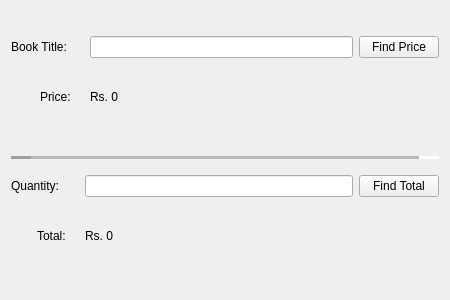
<?xml version="1.0" encoding="UTF-8"?>
<ui version="4.0">
 <class>Form</class>
 <widget class="QWidget" name="Form">
  <property name="geometry">
   <rect>
    <x>0</x>
    <y>0</y>
    <width>450</width>
    <height>300</height>
   </rect>
  </property>
  <property name="windowTitle">
   <string>Form</string>
  </property>
  <layout class="QVBoxLayout" name="verticalLayout">
   <item>
    <spacer name="verticalSpacer">
     <property name="orientation">
      <enum>Qt::Vertical</enum>
     </property>
     <property name="sizeType">
      <enum>QSizePolicy::Fixed</enum>
     </property>
     <property name="sizeHint" stdset="0">
      <size>
       <width>10</width>
       <height>25</height>
      </size>
     </property>
    </spacer>
   </item>
   <item>
    <layout class="QGridLayout" name="gridLayout_4">
     <item row="0" column="3">
      <widget class="QPushButton" name="pushButton1">
       <property name="text">
        <string>Find Price</string>
       </property>
      </widget>
     </item>
     <item row="3" column="1">
      <spacer name="verticalSpacer_2">
       <property name="orientation">
        <enum>Qt::Vertical</enum>
       </property>
       <property name="sizeType">
        <enum>QSizePolicy::Fixed</enum>
       </property>
       <property name="sizeHint" stdset="0">
        <size>
         <width>20</width>
         <height>20</height>
        </size>
       </property>
      </spacer>
     </item>
     <item row="0" column="2">
      <widget class="QLineEdit" name="title_input">
       <property name="text">
        <string/>
       </property>
      </widget>
     </item>
     <item row="0" column="0" colspan="2">
      <widget class="QLabel" name="Book_label">
       <property name="text">
        <string>Book Title:     </string>
       </property>
      </widget>
     </item>
     <item row="2" column="2">
      <widget class="QLabel" name="price_view">
       <property name="text">
        <string>Rs. 0</string>
       </property>
      </widget>
     </item>
     <item row="2" column="0" colspan="2" alignment="Qt::AlignRight">
      <widget class="QLabel" name="label_2">
       <property name="text">
        <string>Price:    </string>
       </property>
      </widget>
     </item>
    </layout>
   </item>
   <item>
    <widget class="Line" name="line">
     <property name="lineWidth">
      <number>20</number>
     </property>
     <property name="midLineWidth">
      <number>30</number>
     </property>
     <property name="orientation">
      <enum>Qt::Horizontal</enum>
     </property>
    </widget>
   </item>
   <item>
    <spacer name="verticalSpacer_3">
     <property name="orientation">
      <enum>Qt::Vertical</enum>
     </property>
     <property name="sizeType">
      <enum>QSizePolicy::Fixed</enum>
     </property>
     <property name="sizeHint" stdset="0">
      <size>
       <width>20</width>
       <height>10</height>
      </size>
     </property>
    </spacer>
   </item>
   <item>
    <layout class="QGridLayout" name="gridLayout_5">
     <item row="2" column="0" alignment="Qt::AlignRight">
      <widget class="QLabel" name="label_5">
       <property name="text">
        <string>Total:    </string>
       </property>
      </widget>
     </item>
     <item row="2" column="1">
      <widget class="QLabel" name="total_view">
       <property name="text">
        <string>Rs. 0</string>
       </property>
      </widget>
     </item>
     <item row="3" column="1">
      <spacer name="verticalSpacer_4">
       <property name="orientation">
        <enum>Qt::Vertical</enum>
       </property>
       <property name="sizeType">
        <enum>QSizePolicy::Fixed</enum>
       </property>
       <property name="sizeHint" stdset="0">
        <size>
         <width>30</width>
         <height>20</height>
        </size>
       </property>
      </spacer>
     </item>
     <item row="1" column="0">
      <widget class="QLabel" name="label_4">
       <property name="text">
        <string>Quantity:      </string>
       </property>
      </widget>
     </item>
     <item row="1" column="2">
      <widget class="QPushButton" name="pushButton2">
       <property name="text">
        <string>Find Total</string>
       </property>
      </widget>
     </item>
     <item row="1" column="1">
      <widget class="QLineEdit" name="quantity_input"/>
     </item>
    </layout>
   </item>
  </layout>
 </widget>
 <resources/>
 <connections/>
</ui>
